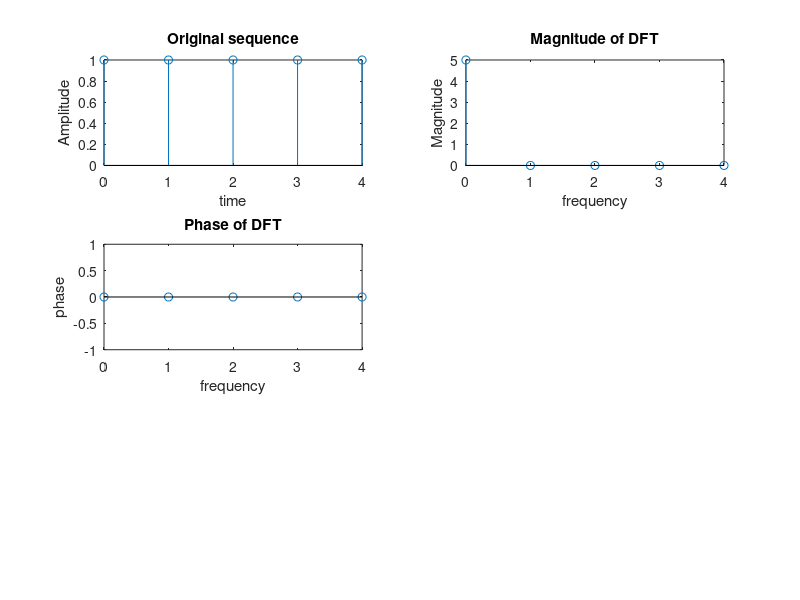

This chart was generated by the following MATLAB code:
clc;
clear;
close all;

N = input('Enter length of sequence:');
M = input('Enter length of DFT:');

u = [ones(1, N)];
U = fft(u, M);

%time sequence from 0 to N-1
t = 0:1:N-1;

subplot(321);
stem(t,u);
xlabel("time");
ylabel("Amplitude")
title("Original sequence");

m = 0:1:M-1;

subplot(322);
stem(m, abs(U));
xlabel("frequency");
ylabel("Magnitude");
title("Magnitude of DFT");

subplot(323);
stem(m, angle(U));
xlabel("frequency");
ylabel("phase");
title ("Phase of DFT");